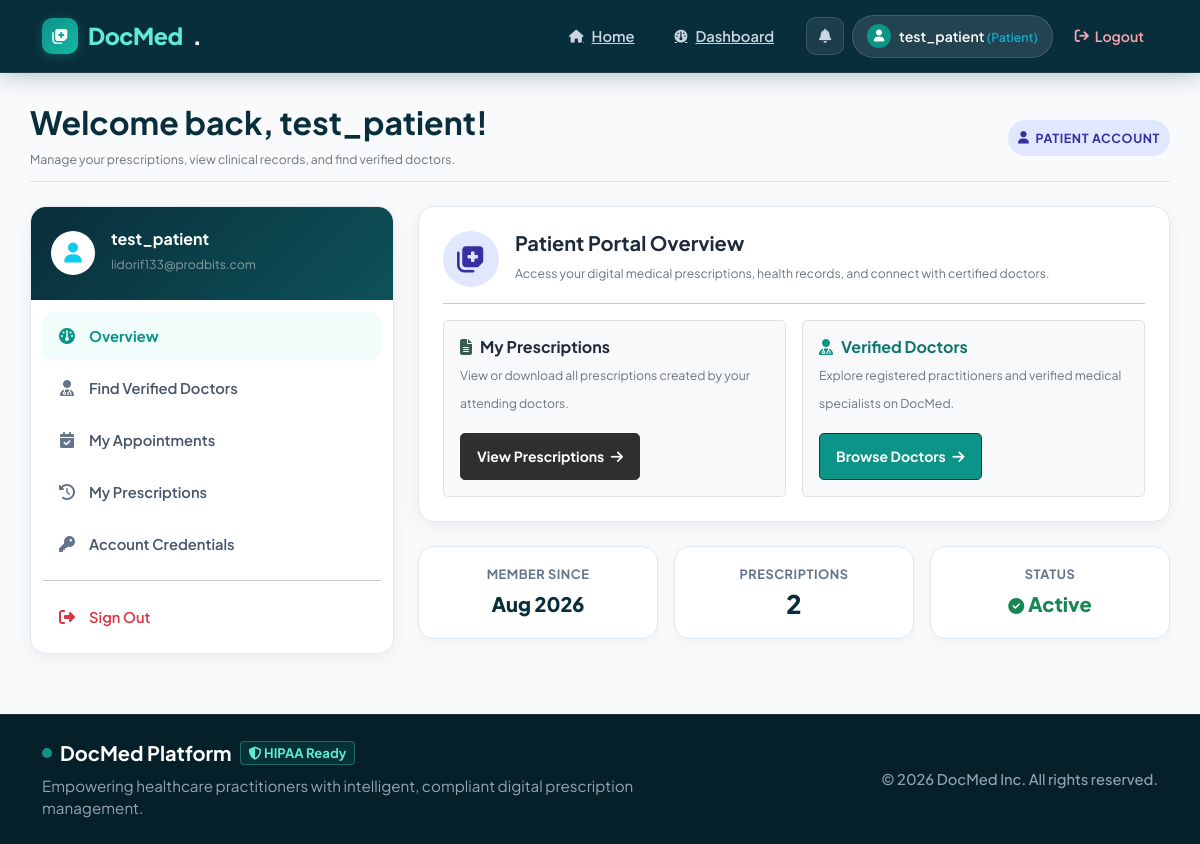
The app's page /dashboard/user_home_page/7 (signed in) with its own data.
### app/modules/account/models.py (models this page shows, shortened)
class RegistrationModel(UserMixin, db.Model):
    __tablename__ = 'registration'
    uid = db.Column(db.Integer(), primary_key=True)
    username = db.Column(db.String(80), unique=True, nullable=False)
    email = db.Column(db.String(120), unique=True, nullable=False)
    password = db.Column(db.String(200), nullable=False)
    gender = db.Column(db.String(10), nullable = False)
    created_at = db.Column(db.DateTime(), default=datetime.now)
    profile_info = db.relationship('ProfileSetupModel', backref='registration', uselist=False)
    prescription = db.relationship('PrescriptionModel', backref='prescription', uselist=True, cascade="all, delete-orphan", order_by='desc(PrescriptionModel.created_at)')
    role = db.Column(db.String(20), default='patient', nullable=False)
    is_admin = db.Column(db.Boolean(), default=False, nullable=False)
    is_active = db.Column(db.Boolean(), default=True, nullable=False)
    is_verified = db.Column(db.Boolean(), default=False, nullable=False)
    verified_doctor = db.Column(db.Boolean(), default=False, nullable=False)
    otp_code = db.Column(db.String(6), nullable=True)
    otp_expiry = db.Column(db.DateTime(), nullable=True)
    @property
    def patient_prescriptions(self):
        from app.modules.pdf.models import PrescriptionModel
        from app.modules.dashboard.models import AppointmentModel
        from sqlalchemy import or_
        patient_appointments = AppointmentModel.query.filter(
            or_(
                AppointmentModel.patient_id == self.uid,
                AppointmentModel.patient_email == self.email
            )
        ).all()
        appt_ids = [a.id for a in patient_appointments]
        appt_names = [a.patient_name for a in patient_appointments if a.patient_name]
        name_conditions = [PrescriptionModel.patient_name.ilike(f"%{self.username}%")]
        if self.profile_info and getattr(self.profile_info, 'full_name', None):
            name_conditions.append(PrescriptionModel.patient_name.ilike(f"%{self.profile_info.full_name}%"))
        for name in set(appt_names):
            if name and name.strip():
                name_conditions.append(PrescriptionModel.patient_name.ilike(f"%{name.strip()}%"))
        query_conditions = []
        if appt_ids:
            query_conditions.append(PrescriptionModel.appointment_id.in_(appt_ids))
        query_conditions.extend(name_conditions)
        return PrescriptionModel.query.filter(
            or_(*query_conditions)
        ).order_by(PrescriptionModel.created_at.desc()).all()

### app/modules/dashboard/routes.py (the view)
@dashboard.route('/user_home_page/<int:uid>')
@login_required
def dashboard_main_page(uid):
    user = RegistrationModel.query.get(uid)
    if not user:
        flash("User not found.", "error")
        return redirect(url_for('home.home_page'))
    is_profile_setup = user.profile_info
    form = SearchForm()
    context={
        'user': user,
        'setup_exists': is_profile_setup,
        'form': form,
    }
    if getattr(user, 'role', 'patient') == 'doctor' or user.is_admin:
        return render_template('dashboard/dashboard.html', **context)
    else:
        return render_template('patient-dashboard/dashboard.html', **context)

### app/templates/patient-dashboard/dashboard.html (shortened to what this page needs)
{% extends 'base.html' %}
{% block content %}
<div class="container dashboard-container">
    <div class="d-flex flex-wrap justify-content-between align-items-center mb-4 pb-2 border-bottom">
        <div>
            <h2 class="fw-bold mb-1" style="color: #092e3b;">
                Welcome back, {{ current_user.username }}!
            </h2>
            <p class="text-muted mb-0 small">
                Manage your prescriptions, view clinical records, and find verified doctors.
            </p>
        </div>
        <div class="mt-2 mt-md-0">
            <span class="role-badge-chip role-patient"><i class="fa-solid fa-user"></i> Patient Account</span>
        </div>
    </div>
    <div class="row g-4">
        <div class="col-lg-4 col-md-5">
            <div class="sidebar-card">
                <div class="sidebar-header">
                    <div class="d-flex align-items-center gap-3">
                        <div class="bg-white text-dark rounded-circle p-2 d-flex align-items-center justify-content-center" style="width: 44px; height: 44px;">
                            <i class="fa-solid fa-user text-info fs-5"></i>
                        </div>
                        <div>
                            <h6 class="mb-0 fw-bold">{{ current_user.username }}</h6>
                            <small class="text-white-50">{{ current_user.email }}</small>
                        </div>
                    </div>
                </div>
                <div class="sidebar-nav">
                    <a href="{{ url_for('dashboard.dashboard_main_page', uid=current_user.uid) }}" class="sidebar-link active">
                        <i class="fa-solid fa-gauge"></i> Overview
                    </a>
                    <a href="{{ url_for('dashboard.verified_doctors_page', uid=current_user.uid) }}" class="sidebar-link">
                        <i class="fa-solid fa-user-doctor"></i> Find Verified Doctors
                    </a>
                    <a href="{{ url_for('dashboard.patient_appointments_page', uid=current_user.uid) }}" class="sidebar-link">
                        <i class="fa-solid fa-calendar-check"></i> My Appointments
                    </a>
                    <a href="{{ url_for('dashboard.history_page', uid=current_user.uid) }}" class="sidebar-link">
                        <i class="fa-solid fa-clock-rotate-left"></i> My Prescriptions
                    </a>
                    <a href="{{ url_for('accounts.registration_update_page', uid=current_user.uid) }}" class="sidebar-link">
                        <i class="fa-solid fa-key"></i> Account Credentials
                    </a>
                    <hr class="my-2 border-slate-200">
                    <a href="{{ url_for('accounts.logout_view') }}" class="sidebar-link text-danger">
                        <i class="fa-solid fa-right-from-bracket text-danger"></i> Sign Out
                    </a>
                </div>
            </div>
        </div>
        <div class="col-lg-8 col-md-7">
            <div class="dash-action-card mb-4">
                <div class="d-flex align-items-center gap-3 mb-3">
                    <div class="p-3 rounded-circle" style="background: #e0e7ff; color: #3730a3; width: 56px; height: 56px; display: flex; align-items: center; justify-content: center;">
                        <i class="fa-solid fa-notes-medical fs-3"></i>
                    </div>
                    <div>
                        <h5 class="fw-bold mb-1">Patient Portal Overview</h5>
                        <p class="text-muted small mb-0">Access your digital medical prescriptions, health records, and connect with certified doctors.</p>
                    </div>
                </div>
                <hr class="border-slate-100">
                <div class="row g-3">
                    <div class="col-md-6">
                        <div class="p-3 bg-light rounded-3 d-flex flex-column justify-content-between h-100 border">
                            <div>
                                <h6 class="fw-bold mb-1"><i class="fa-solid fa-file-lines text-primary me-2"></i>My Prescriptions</h6>
                                <p class="text-muted small mb-3">View or download all prescriptions created by your attending doctors.</p>
                            </div>
                            <div>
                                <a href="{{ url_for('dashboard.history_page', uid=current_user.uid) }}" class="btn btn-outline-primary btn-sm px-3 fw-bold rounded-3">
                                    View Prescriptions <i class="fa-solid fa-arrow-right ms-1"></i>
                                </a>
                            </div>
                        </div>
                    </div>
                    <div class="col-md-6">
                        <div class="p-3 bg-light rounded-3 d-flex flex-column justify-content-between h-100 border">
                            <div>
                                <h6 class="fw-bold mb-1" style="color: #0f766e;"><i class="fa-solid fa-user-doctor me-2" style="color: #0d9488;"></i>Verified Doctors</h6>
                                <p class="text-muted small mb-3">Explore registered practitioners and verified medical specialists on DocMed.</p>
                            </div>
                            <div>
                                <a href="{{ url_for('dashboard.verified_doctors_page', uid=current_user.uid) }}" class="btn btn-sm px-3 fw-bold rounded-3 text-white" style="background: #0d9488;">
                                    Browse Doctors <i class="fa-solid fa-arrow-right ms-1"></i>
                                </a>
                            </div>
                        </div>
                    </div>
                </div>
            </div>
            <div class="row g-3">
                <div class="col-sm-4">
                    <div class="dash-stat-box">
                        <h6>Member Since</h6>
                        <p class="stat-val fs-5">{{ current_user.created_at.strftime('%b %Y') if current_user.created_at else 'N/A' }}</p>
                    </div>
                </div>
                <div class="col-sm-4">
                    <div class="dash-stat-box">
                        <h6>Prescriptions</h6>
                        <p class="stat-val">{{ current_user.patient_prescriptions | length if current_user.patient_prescriptions else 0 }}</p>
                    </div>
                </div>
                <div class="col-sm-4">
                    <div class="dash-stat-box">
                        <h6>Status</h6>
                        <p class="stat-val fs-5 text-success"><i class="fa-solid fa-circle-check fs-6"></i> Active</p>
                    </div>
                </div>
            </div>
        </div>
    </div>
</div>
{% endblock %}

### app/templates/base/header.html (shortened to what this page needs)
<!doctype html>
<html lang="en">
<head>
  <link href="{{ url_for('static', filename='css/bootstrap.min.css') }}" rel="stylesheet">
  <link href="https://cdnjs.cloudflare.com/ajax/libs/font-awesome/6.5.1/css/all.min.css" rel="stylesheet">
  <link href="{{ url_for('static', filename='css/tiny-slider.css') }}" rel="stylesheet">
  <link href="{{ url_for('static', filename='css/style.css') }}" rel="stylesheet">
</head>
<body>
  <nav class="docmed-navbar navbar navbar-expand-md navbar-dark">
    <div class="container">
      <a class="docmed-brand" href="{{ url_for('home.home_page') }}">
        <div class="brand-icon-wrapper">
          <i class="fa-solid fa-notes-medical"></i>
        </div>
        <span>DocMed</span>.
      </a>
      <div class="collapse navbar-collapse" id="navbarsDocMed">
        <ul class="navbar-nav ms-auto mb-2 mb-md-0 align-items-md-center gap-md-2">
          <li class="nav-item">
            <a class="docmed-nav-link" href="{{ url_for('home.home_page') }}">
               Home
            </a>
          </li>
          {% if current_user.is_authenticated %}
            {% if current_user.role == 'admin' or current_user.is_admin %}
            <li class="nav-item">
              <a class="docmed-nav-link" href="{{ url_for('admin.index') }}">
                <i class="fa-solid fa-shield-halved fa-sm"></i> Admin Panel
              </a>
            </li>
            {% else %}
            <li class="nav-item">
              <a class="docmed-nav-link" href="{{ url_for('dashboard.dashboard_main_page', uid=current_user.uid) }}">
                 Dashboard
              </a>
            </li>
            {% endif %}
          {% endif %}
        </ul>
        <div class="d-flex align-items-center gap-2 ms-md-3 mt-3 mt-md-0">
          {% if current_user.is_authenticated %}
            <div class="dropdown">
              <button class="notif-dropdown-btn dropdown-toggle" type="button" id="notifDropdown" data-bs-toggle="dropdown" aria-expanded="false" title="Notifications">
                <i class="fa-solid fa-bell" id="notif-bell-icon"></i>
              </button>
            </div>
            {% if current_user.role == 'admin' or current_user.is_admin %}
            <a class="user-pill" href="{{ url_for('admin.index') }}">
              <span class="user-avatar-icon">
                <i class="fa-solid fa-user-shield"></i>
              </span>
              <span>
                Admin: {{ current_user.username }}
              </span>
            </a>
            {% else %}
            <a class="user-pill" href="{{ url_for('dashboard.profile_page', uid=current_user.uid) if current_user.role == 'doctor' and current_user.profile_info else url_for('dashboard.dashboard_main_page', uid=current_user.uid) }}">
              <span class="user-avatar-icon">
                {% if current_user.role == 'doctor' %}
                  <i class="fa-solid fa-user-doctor"></i>
                {% else %}
                  <i class="fa-solid fa-user"></i>
                {% endif %}
              </span>
              <span>
                {% if current_user.role == 'doctor' %}
                  Dr. {{ current_user.username }}
                {% else %}
                  {{ current_user.username }} <small class="text-info opacity-75">(Patient)</small>
                {% endif %}
              </span>
            </a>
            {% endif %}
            <a class="btn-nav-logout" href="{{ url_for('accounts.logout_view') }}">
              <i class="fa-solid fa-arrow-right-from-bracket"></i> Logout
            </a>
          {% else %}
            <a class="btn-nav-register" href="{{ url_for('accounts.login_page') }}">
              <i class="fa-solid fa-arrow-right-to-bracket"></i> Sign In
            </a>
          {% endif %}
        </div>
      </div>
    </div>
  </nav>

### records on screen
RegistrationModel: username "test_patient", email "lidorif133@prodbits.com", created_at "Aug 2026"
